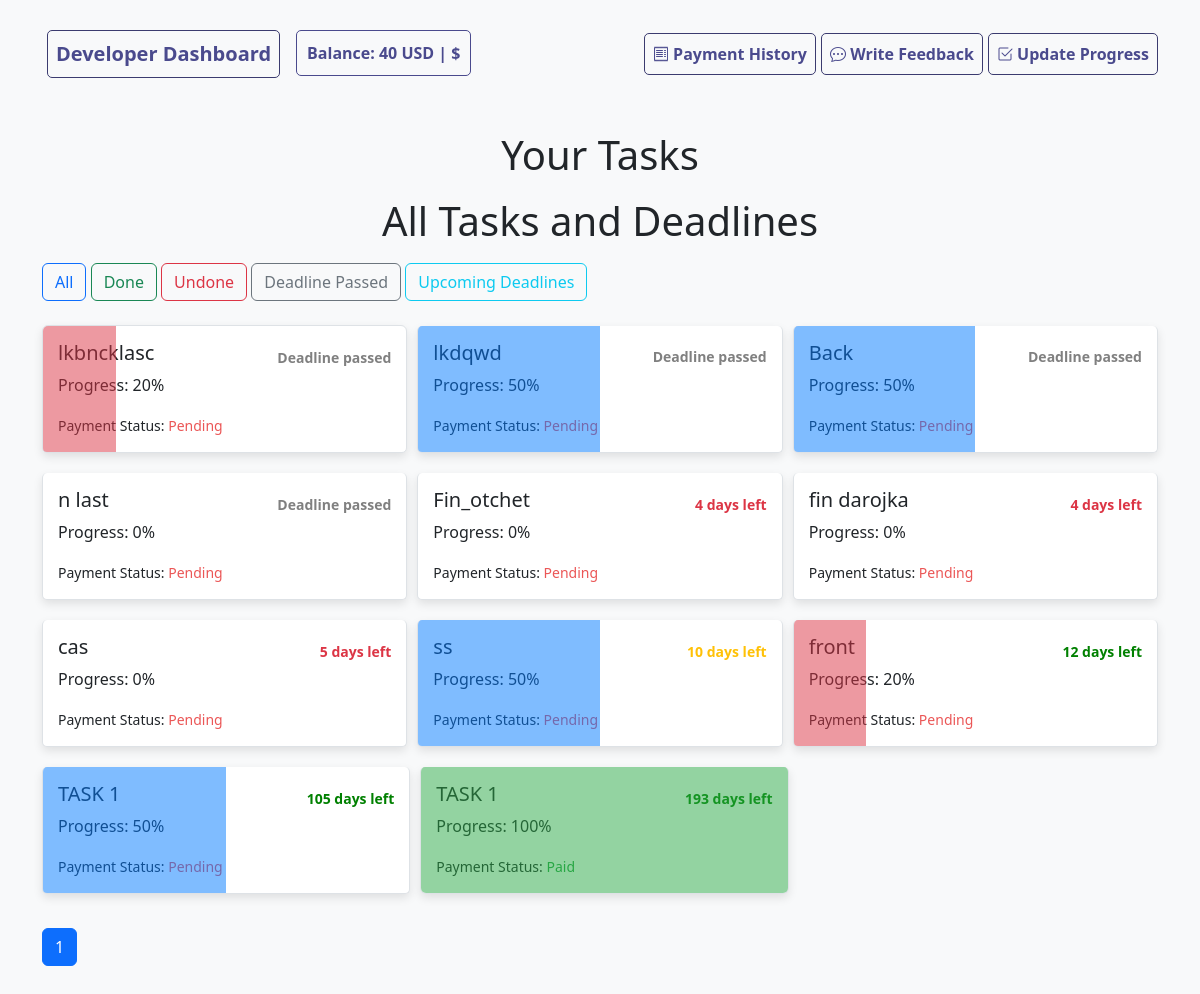
The page /developer/tasks/ (signed in) on the database its author committed.
### fin_app_v2/models.py (models this page shows, shortened)
class Task(models.Model):
    job = models.ForeignKey(Job, on_delete=models.CASCADE, related_name='tasks')
    title = models.CharField(max_length=100)
    hours = models.PositiveIntegerField(default=1)  # Default to 1 if not set
    description = models.TextField()
    assigned_users = models.ManyToManyField(User, related_name='developer_tasks')
    task_percentage = models.PositiveIntegerField()  # Percentage this task represents in the project
    progress = models.PositiveIntegerField(default=0)  # Developer's current progress (0-100%)
    start_date = models.DateField(auto_now_add=True, null=True)  # Start date for the task
    deadline = models.DateField(null=True, blank=True)  # Deadline for the task
    feedback = models.TextField(blank=True, null=True)  # Feedback from developer
    money_for_task = models.PositiveIntegerField(default=0)  # Payment for the task
    paid = models.BooleanField(default=False)  # To track if the developer has been paid

### fin_app_v2/views.py (the view, shortened to what this page needs)
# urls.py: path('developer/tasks/', developer_tasks, name='developer_tasks'),
@login_required
def developer_tasks(request):
    developer = request.user
    tasks = Task.objects.filter(assigned_users=developer).order_by('deadline')
    paginator = Paginator(tasks, 15)  # Main task list pagination
    page_number = request.GET.get('page')
    page_tasks = paginator.get_page(page_number)
    feedback_paginator = Paginator(tasks, 10)  # Paginate feedback section, 3 tasks per page
    feedback_page_number = request.GET.get('feedback_page')
    feedback_page_tasks = feedback_paginator.get_page(feedback_page_number)
    balance = sum(task.money_for_task for task in tasks if task.paid)
    deduction_logs = DeductionLog.objects.filter(developer=developer).order_by('-deduction_date')
    return render(request, 'developer_tasks.html', {
        'developer': developer,
        'tasks': page_tasks,
        'feedback_tasks': feedback_page_tasks,  # Pass paginated feedback tasks to the template
        'balance': balance,
        'deduction_logs': deduction_logs
    })

### templates/developer_tasks.html (shortened to what this page needs)
<!DOCTYPE html>
<html lang="en">
<head>
    <link href="https://cdn.jsdelivr.net/npm/bootstrap@5.3.0-alpha1/dist/css/bootstrap.min.css" rel="stylesheet">
    <link rel="stylesheet" href="https://cdnjs.cloudflare.com/ajax/libs/bootstrap-icons/1.7.2/font/bootstrap-icons.min.css">
</head>
<body>
    <nav class="navbar navbar-expand-lg navbar-light bg-light">
        <div class="container">
            <a class="navbar-brand" href="#">Developer Dashboard</a>
            <div class="balance-info">
             Balance: {{ balance }} USD | $
            </div>
            <div class="collapse navbar-collapse" id="navbarNav">
                <ul class="navbar-nav ms-auto">
                    <li class="nav-item"><a class="nav-link" href="{% url 'payment_history' %}"> <i class="bi bi-receipt"></i> Payment History</a></li>
                    <li class="nav-item"><a class="nav-link" href="javascript:void(0);" onclick="showFeedbackTasksList()"> <i class="bi bi-chat-dots"></i> Write Feedback</a></li>
                    <li class="nav-item"><a class="nav-link" href="javascript:void(0);" onclick="showUpdateProgressList()"><i class="bi bi-check2-square"></i> Update Progress</a></li>
                </ul>
            </div>
        </div>
    </nav>
 <div class="container my-4">
        <h1 class="text-center">Your Tasks</h1>
    <div id="task-list">
        <h1 class="text-center">All Tasks and Deadlines</h1>
        <div class="text-left mb-4">
        <button class="btn btn-outline-primary"  onclick="filterTasks('all')">All</button>
        <button class="btn btn-outline-success" onclick="filterTasks('done')">Done</button>
        <button class="btn btn-outline-danger" onclick="filterTasks('undone')">Undone</button>
        <button class="btn btn-outline-secondary" onclick="filterTasks('deadline_passed')">Deadline Passed</button>
        <button class="btn btn-outline-info" onclick="filterTasks('upcoming_deadlines')">Upcoming Deadlines</button>
    </div>
        <div class="list-group" id="tasks-container">
            {% for task in tasks %}
            <a href="javascript:void(0);" class="list-group-item task-item" data-progress="{{ task.progress }}">
                <div class="wave-fill" id="wave-fill-{{ task.id }}">
                </div>
                <div class="task-content">
                    <div class="d-flex justify-content-between align-items-center">
                        <h5>{{ task.title }}</h5>
                        <small id="countdown-{{ task.id }}" class="countdown" data-deadline="{{ task.deadline }}"></small>
                    </div>
                    <p>Progress: {{ task.progress }}%</p>
                    <small>Payment Status: <span class="colorOfPayment">{{ task.paid|yesno:"Paid,Pending" }}</span></small>
                </div>
            </a>
            {% empty %}
            <p>No tasks available.</p>
            {% endfor %}
        </div>
            <div class="d-flex justify-content-left mt-4">
                <nav aria-label="Page navigation">
                    <ul class="pagination">
                        {% for num in tasks.paginator.page_range %}
                            {% if tasks.number == num %}
                                <li class="page-item active"><span class="page-link">{{ num }}</span></li>
                            {% elif num > tasks.number|add:'-3' and num < tasks.number|add:'3' %}
                                <li class="page-item"><a class="page-link" href="?page={{ num }}">{{ num }}</a></li>
                            {% endif %}
                        {% endfor %}
                    </ul>
                </nav>
            </div>
        </div>
    </div>
</body>
</html>

### templates/developer_tasks.html (style rules this page uses)
body { background-color: #f8f9fa; }
.navbar-brand, .nav-link { font-weight: 600; color: #4a4a8d !important; }
.task-item { cursor: pointer; background-color: #fff; margin-bottom: 10px; padding: 15px; border-radius: 5px; box-shadow: 0 4px 10px rgba(0, 0, 0, 0.1); }
.countdown { font-weight: bold; }
.countdown.green { color: green; }
.countdown.yellow { color: #ffc107; }
.countdown.red { color: #dc3545; }
.countdown.gray { color: gray; }
.balance-info { position: relative; margin-top: 45px; padding: 10px; font-weight: bold; color: #4a4a8d; border: 1px solid #4a4a8d; background-color: #f8f9fa; z-index: 1000; transform:translateY(-50%); border-radius: 5px; transition: 1s; }
.task-item { position: relative; background-color: #fff; margin-bottom: 10px; padding: 15px; border-radius: 5px; box-shadow: 0 4px 10px rgba(0, 0, 0, 0.1); overflow: hidden; }
.wave-fill { position: absolute; top: 0; left: 0; height: 100%; width: 0; z-index: 1; transition: width 1s ease; }
#tasks-container { display: flex !important; flex-direction: row; flex-wrap: wrap !important; gap: 10px; justify-content: flex-start; }
.task-item { flex: 1 1 30%; min-width: 250px; max-width: 33%; background-color: #fff; padding: 15px; border-radius: 5px; box-shadow: 0 4px 10px rgba(0, 0, 0, 0.1); position: relative; overflow: hidden; }
h1 { padding-bottom: 10px; }
.nav-link, .navbar-brand { border: 1px solid #3b3b6f !important; margin-left: 5px; border-radius: 5px; }
.navbar-brand { padding: 8px; }
.list-group { display: flex; flex-direction: row; flex-wrap: wrap; justify-content: flex-start; align-items: center; gap: 10px; }

### rows shown on the page
Task: title "lkbncklasc", progress "20", paid "Pending"
Task: title "lkdqwd", progress "50", paid "Pending"
Task: title "Back", progress "50", paid "Pending"
Task: title "n last", progress "0", paid "Pending"
Task: title "Fin_otchet", progress "0", paid "Pending"
Task: title "fin darojka", progress "0", paid "Pending"
Task: title "cas", progress "0", paid "Pending"
Task: title "ss", progress "50", paid "Pending"
Task: title "front", progress "20", paid "Pending"
Task: title "TASK 1", progress "50", paid "Pending"
Task: title "TASK 1", progress "100", paid "Paid"

### other values the page prints
{{ balance }} "40"
{{ num }} "1"
